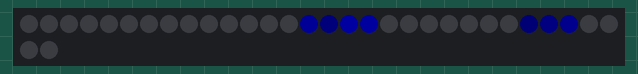
This sketch was run on a simulated Arduino Uno, built with avr-gcc and run on an emulated ATmega328P. Parts: 32 RGB LEDs in strip order, left to right, continuing on the next row. Dim RGB values are drawn brighter than linear; random numbers use the default seed unless the sketch sets one.

Above: at 0.46 s.
At 6.29 s:
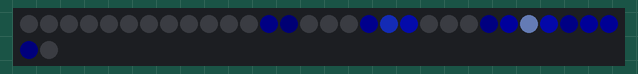
At 11.91 s:
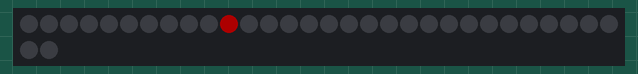
At 20.53 s:
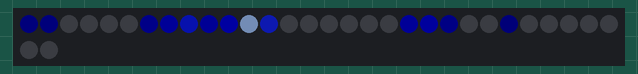
At 29.0 s:
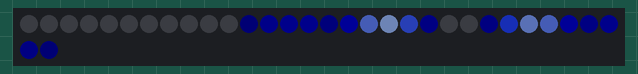
At 39.83 s:
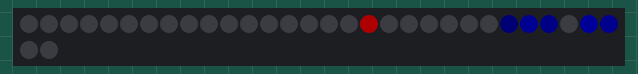

The sketch:

LED.ino
```cpp
#include "Adafruit_NeoPixel.h"

#define N_LED_PATTERNS 30

uint8_t LED_Patterns[N_LED_PATTERNS][32]={
    {0x29,0x18,0x06,0x05,
0x5a,0x99,0x97,0x56,0x14,0x02,
0x29,0x88,0xf6,0xf5,0x83,0x22,
0x09,0x17,0x55,0xa4,0xb2,0x61,
0x08,0x06,0x05,0x13,0x32,0x30,
     0x05,0x04,0x02,0x01},
    {0x05,0x06,0x17,0x17,
0x03,0x04,0x55,0x86,0x26,0x07,
0x02,0x33,0xf4,0xb5,0x15,0x06,
0x01,0x42,0xa3,0x34,0x04,0x05,
0x00,0x11,0x12,0x03,0x03,0x04,
     0x00,0x01,0x02,0x02},
    {0x08,0x07,0x05,0x04,
0x19,0x17,0x06,0x05,0x03,0x02,
0x58,0x67,0x45,0x14,0x03,0x01,
0x47,0xb6,0xf5,0xa3,0x32,0x01,
0x17,0x35,0xa4,0xe3,0xa1,0x30,
     0x04,0x13,0x42,0x61},
    {0x05,0x05,0x05,0x05,
0x05,0x55,0x55,0x55,0x55,0x05,
0x05,0x05,0x05,0x55,0x05,0x05,
0x05,0x05,0x05,0x55,0x05,0x05,
0x05,0x55,0x55,0x55,0x05,0x05,
     0x05,0x05,0x05,0x05},
    {0x05,0x05,0x05,0x05,
0x05,0x55,0x55,0x55,0x55,0x05,
0x05,0x05,0x05,0x55,0x05,0x05,
0x05,0x05,0x55,0x05,0x05,0x05,
0x05,0x55,0x55,0x55,0x55,0x05,
     0x05,0x05,0x05,0x05},
    {0x28,0x26,0x14,0x02,
0x4a,0x98,0xb6,0x74,0x32,0x10,
0x5a,0xb8,0xf6,0xb4,0x42,0x10,
0x2a,0x48,0x66,0x44,0x22,0x00,
0x0a,0x08,0x16,0x04,0x02,0x00,
     0x08,0x06,0x04,0x02},
    {0x06,0x07,0x08,0x0a,
0x03,0x05,0x06,0x07,0x29,0x6a,
0x02,0x04,0x05,0x46,0xd8,0x89,
0x01,0x02,0x64,0xf5,0x86,0x18,
0x00,0x51,0xb3,0x54,0x05,0x07,
     0x50,0x22,0x03,0x04},
    {0x12,0x13,0x05,0x07,
0x60,0x82,0x74,0x45,0x27,0x19,
0x90,0xe2,0xf4,0xb6,0x57,0x29,
0x30,0x52,0x74,0x66,0x38,0x19,
0x01,0x03,0x14,0x16,0x08,0x0a,
     0x03,0x05,0x06,0x08},
    {0x07,0x27,0xb7,0x97,
0x05,0x05,0x35,0xe6,0xa6,0x16,
0x04,0x04,0x44,0xf4,0x84,0x15,
0x03,0x03,0x43,0xd3,0x63,0x03,
0x01,0x01,0x31,0x92,0x32,0x02,
     0x00,0x20,0x50,0x20},
    {0x05,0x16,0x37,0x28,
0x03,0x14,0x75,0x76,0x17,0x08,
0x02,0x73,0xf4,0x45,0x06,0x07,
0x41,0xf2,0x83,0x04,0x05,0x06,
0x70,0x71,0x12,0x03,0x04,0x05,
     0x10,0x01,0x02,0x03},
    {0x07,0x05,0x03,0x02,
0x08,0x07,0x05,0x03,0x02,0x00,
0x18,0x26,0x35,0x33,0x32,0x20,
0x58,0x96,0xd5,0xf3,0xd2,0x90,
0x48,0x86,0xc5,0xe3,0xd2,0x90,
     0x26,0x25,0x33,0x22},
    {0x09,0x07,0x06,0x05,
0x19,0x18,0x07,0x05,0x04,0x02,
0x69,0x77,0x46,0x14,0x03,0x02,
0x88,0xf6,0xf5,0x84,0x22,0x01,
0x37,0x96,0xf4,0xd3,0x61,0x20,
     0x15,0x43,0x62,0x51},
    {0x03,0x05,0x07,0x0a,
0x21,0x43,0x65,0x47,0x29,0x1c,
0x60,0xd3,0xf5,0xa7,0x49,0x1b,
0x30,0x62,0x65,0x37,0x19,0x0b,
0x00,0x02,0x04,0x07,0x09,0x0b,
     0x02,0x04,0x06,0x09},
    {0x01,0x03,0x05,0x06,
0x10,0x22,0x23,0x15,0x17,0x08,
0x50,0x72,0x84,0x85,0x67,0x49,
0x51,0x92,0xd4,0xf6,0xd7,0xa9,
0x21,0x43,0x64,0x86,0x98,0x89,
     0x03,0x15,0x16,0x28},
    {0x4c,0xbb,0x1a,0x0a,
0x0b,0x1a,0xf9,0x58,0x08,0x07,
0x09,0x08,0xa7,0xc6,0x06,0x05,
0x07,0x06,0x45,0xf5,0x24,0x03,
0x05,0x04,0x13,0x93,0x52,0x01,
     0x02,0x02,0x31,0x50},
    {0x05,0x05,0x05,0x05,
0x05,0x05,0xa5,0xf5,0xe5,0x25,
0x05,0xa5,0x35,0x05,0x05,0xf5,
0x05,0xf5,0x05,0x05,0x05,0x65,
0x05,0xd5,0x15,0x05,0x05,0xc5,
     0x15,0xf5,0x85,0xd5},
    {0x28,0x07,0x06,0x05,
0x48,0xb7,0x36,0x05,0x04,0x03,
0x17,0xb6,0xf5,0x24,0x03,0x02,
0x06,0x25,0xf4,0xa3,0x12,0x01,
0x05,0x04,0x33,0xa2,0x41,0x00,
     0x03,0x02,0x21,0x40},
    {0x10,0x20,0x01,0x01,
0x01,0x32,0x82,0x13,0x03,0x04,
0x03,0x34,0xf4,0x34,0x05,0x05,
0x05,0x15,0xd6,0x56,0x07,0x07,
0x07,0x07,0x68,0x48,0x08,0x09,
     0x09,0x19,0x2a,0x0a},
    {0x70,0x31,0x02,0x03,
0x00,0x61,0xb3,0x34,0x05,0x06,
0x02,0x23,0xc4,0xc5,0x16,0x07,
0x03,0x04,0x46,0xf7,0x78,0x09,
0x05,0x06,0x07,0x68,0xb9,0x3a,
     0x07,0x09,0x1a,0x5b},
    {0x47,0x17,0x06,0x06,
0x27,0xb6,0x66,0x05,0x04,0x04,
0x06,0x95,0xf5,0x24,0x03,0x03,
0x05,0x24,0xc3,0x53,0x02,0x02,
0x04,0x03,0x32,0x32,0x01,0x00,
     0x02,0x01,0x11,0x00},
    {0x14,0x15,0x27,0x39,
0x31,0x63,0x95,0xc7,0xc9,0x9a,
0x81,0xc3,0xf5,0xe6,0xb8,0x6a,
0x50,0x62,0x64,0x46,0x28,0x1a,
0x10,0x12,0x14,0x06,0x07,0x09,
     0x01,0x03,0x05,0x07},
    {0x15,0x15,0x05,0x05,
0x95,0xc5,0xb5,0xd5,0x05,0x05,
0x75,0x05,0x05,0x35,0x75,0x05,
0x25,0x05,0x05,0x05,0xc5,0x05,
0xa5,0x05,0x05,0x55,0x55,0x05,
     0xf5,0xf5,0x95,0x05},
    {0x17,0x27,0x48,0x29,
0x05,0x35,0x86,0x87,0x27,0x08,
0x13,0x74,0xf5,0xa5,0x26,0x07,
0x32,0xb3,0xf3,0x64,0x15,0x05,
0x31,0x91,0x82,0x23,0x03,0x04,
     0x40,0x21,0x01,0x02},
    {0x09,0x6a,0xda,0x2a,
0x07,0x18,0xb8,0xf8,0x29,0x09,
0x05,0x16,0xe6,0xd6,0x17,0x07,
0x03,0x24,0xd4,0x84,0x05,0x05,
0x02,0x22,0xa2,0x43,0x03,0x03,
     0x20,0x50,0x11,0x01},
    {0x5b,0x9a,0x38,0x07,
0x0a,0x29,0xb8,0xc7,0x26,0x05,
0x09,0x08,0x37,0xf5,0xb4,0x13,
0x08,0x06,0x05,0x54,0xf3,0x72,
0x06,0x05,0x04,0x03,0x51,0xa0,
     0x04,0x02,0x01,0x10},
    {0x17,0x06,0x05,0x04,
0x08,0x36,0x55,0x34,0x03,0x02,
0x07,0x26,0x95,0xf4,0x72,0x11,
0x06,0x05,0x14,0x83,0xc2,0x61,
0x06,0x04,0x03,0x02,0x21,0x30,
     0x04,0x03,0x02,0x00},
    {0x40,0x21,0x02,0x03,
0x60,0xb1,0x72,0x23,0x04,0x05,
0x41,0xc2,0xf3,0x84,0x25,0x06,
0x12,0x53,0xd4,0xe5,0x66,0x17,
0x03,0x14,0x55,0xa6,0x87,0x38,
     0x05,0x16,0x37,0x58},
    {0x8c,0x5a,0x19,0x07,
0x5c,0xca,0xd9,0x77,0x26,0x04,
0x2b,0x79,0xf7,0xe6,0x74,0x13,
0x09,0x28,0x76,0xc4,0xa3,0x41,
0x08,0x06,0x15,0x43,0x62,0x40,
     0x05,0x03,0x12,0x20},
    {0x00,0x10,0x21,0x01,
0x01,0x02,0x42,0x82,0x13,0x03,
0x03,0x03,0x64,0xf4,0x44,0x05,
0x05,0x05,0x45,0xe6,0x56,0x06,
0x06,0x07,0x17,0x68,0x38,0x08,
     0x09,0x09,0x19,0x1a},
    {0x09,0x07,0x05,0x04,
0x0a,0x08,0x16,0x15,0x13,0x02,
0x09,0x18,0x56,0x84,0x53,0x11,
0x09,0x27,0x85,0xf4,0xc2,0x41,
0x08,0x07,0x35,0x63,0x62,0x20,
     0x06,0x04,0x13,0x11},

};

uint8_t Camera_LUT [32] = {
       0x00,0x01,0x02,0x03,
   0x09,0x08,0x07,0x06,0x05,0x04,
   0x0A,0x0B,0x0C,0x0D,0x0E,0x0F,
   0x15,0x14,0x13,0x12,0x11,0x10,
   0x16,0x17,0x18,0x19,0x1A,0x1B,
        0x1F,0x1E,0x1D,0x1C
};

uint8_t Colors_LUT [2][16][3] = {
{
  {0x00,0x00,0x00},
  {0x00,0x00,0x10},
  {0x00,0x00,0x20},
  {0x00,0x00,0x40},
  {0x00,0x00,0x60},
  {0x00,0x00,0x80},
  {0x00,0x00,0xA0},
  {0x08,0x10,0xC0},
  {0x10,0x20,0xE0},
  {0x20,0x40,0xFF},
  {0x40,0x60,0xFF},
  {0x60,0x80,0xFF},
  {0x80,0xA0,0xFF},
  {0xa0,0xC0,0xFF},
  {0xC0,0xFF,0xFF},
  {0xC0,0xFF,0xFF},
},{

  {0xf0,0x00,0x00},
  {0xe0,0x10,0x00},
  {0xd0,0x20,0x00},
  {0xc0,0x30,0x00},
  {0xb0,0x40,0x00},
  {0xa0,0x50,0x00},
  {0x90,0x60,0x00},
  {0x80,0x70,0x00},
  {0x70,0x80,0x00},
  {0x60,0x90,0x00},
  {0x50,0xa0,0x00},
  {0x40,0xb0,0x00},
  {0x30,0xc0,0x00},
  {0x20,0xd0,0x00},
  {0x10,0xe0,0x00},
  {0x00,0xf0,0x00},
}
};

uint8_t Pulse_LUT [24] = {
  0  ,0  ,0  ,0  ,0  ,0  ,0  ,0  ,
  170,255,128,64 ,32 ,16 ,8  ,4  ,
  2  ,1  ,0  ,0  ,0  ,0  ,0  ,0  ,
};


uint16_t lcount=0;

#define PIN            4
#define NUMPIXELS      32
Adafruit_NeoPixel pixels = Adafruit_NeoPixel(NUMPIXELS, PIN, NEO_GRB + NEO_KHZ800);

inline uint8_t Color_Interp (uint8_t component, uint8_t index, uint8_t fraction,uint8_t palette){
  return (uint8_t)((uint16_t)((Colors_LUT[0][index][component]<<8)+(Colors_LUT[0][index+1][component]-Colors_LUT[0][index][component])*fraction)>>10);
}

uint32_t getColCamera(uint8_t p_pattern, uint8_t p_pixel,uint16_t p_time) {
  uint32_t rval;
  uint8_t pixval,pixmax,pixoffs,intens,fraction,pixfrac;
  pixval=LED_Patterns[p_pattern][Camera_LUT[p_pixel]]; // OK
  pixmax=(pixval>>4);                                  // OK
  pixoffs=(0x7-((pixval&0xF)>>1))+(p_time>>8);         // OK
  pixfrac=(p_time&0xFF);                               // OK

  intens=((Pulse_LUT[pixoffs]<<8)+(Pulse_LUT[pixoffs+1]-Pulse_LUT[pixoffs])*pixfrac)>>8; //interpolate the pulse intensity

  fraction =(intens*pixmax)&0xFF; // For color interpolation
  intens=(intens*pixmax)>>8;

  rval=pixels.Color(Color_Interp(0,intens,fraction,p_pattern),Color_Interp(1,intens,fraction,p_pattern),Color_Interp(2,intens,fraction,p_pattern));

  if (intens < 1) {
    int rand = random(0, 1000);
    if (rand > 995) rval = rval=pixels.Color(50, 0, 0);
  }

  return rval;
}


void setup()
{
//  Serial.begin(SERIAL,1152000);
  pixels.begin(); // This initializes the NeoPixel library.
  pixels.show(); // This sends the updated pixel color to the hardware.

}


void loop()
{
  for(int i=0;i<NUMPIXELS;i++) {
    pixels.setPixelColor(i, getColCamera((lcount>>9)%N_LED_PATTERNS,i,(lcount<<3)&0xFFF));
  }
  pixels.show(); // This sends the updated pixel color to the hardware.
  lcount++;
}
```
